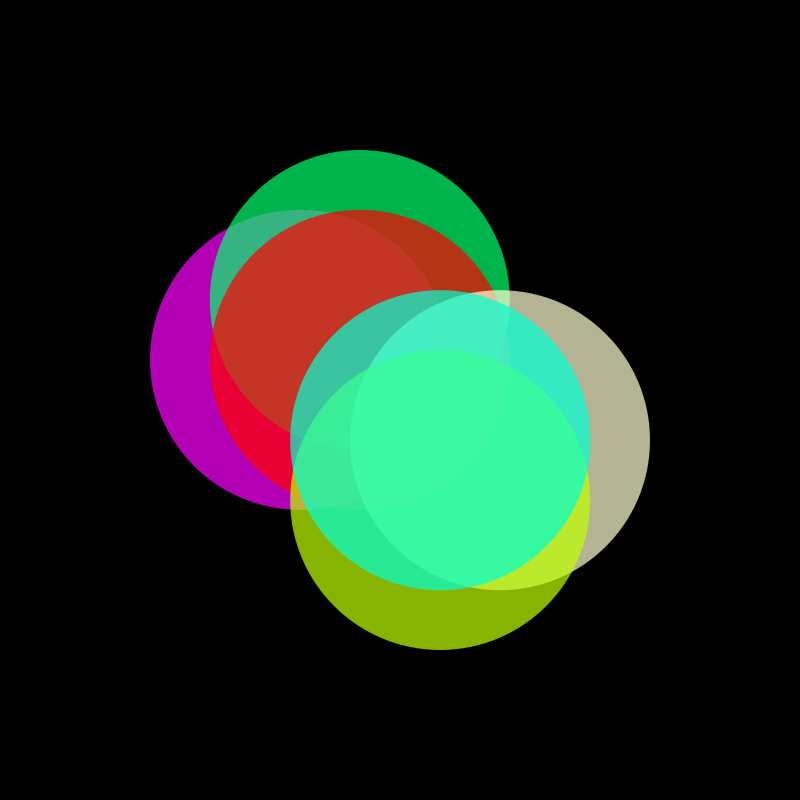
Frame 1 (no input)
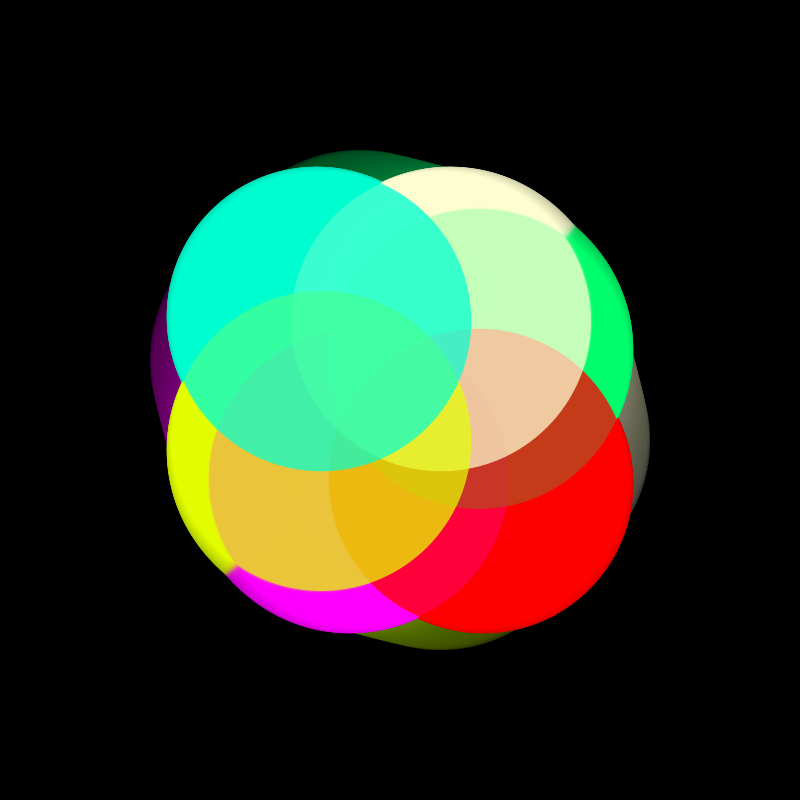
Frame 60 (the mouse pressed at the canvas centre just before this capture)
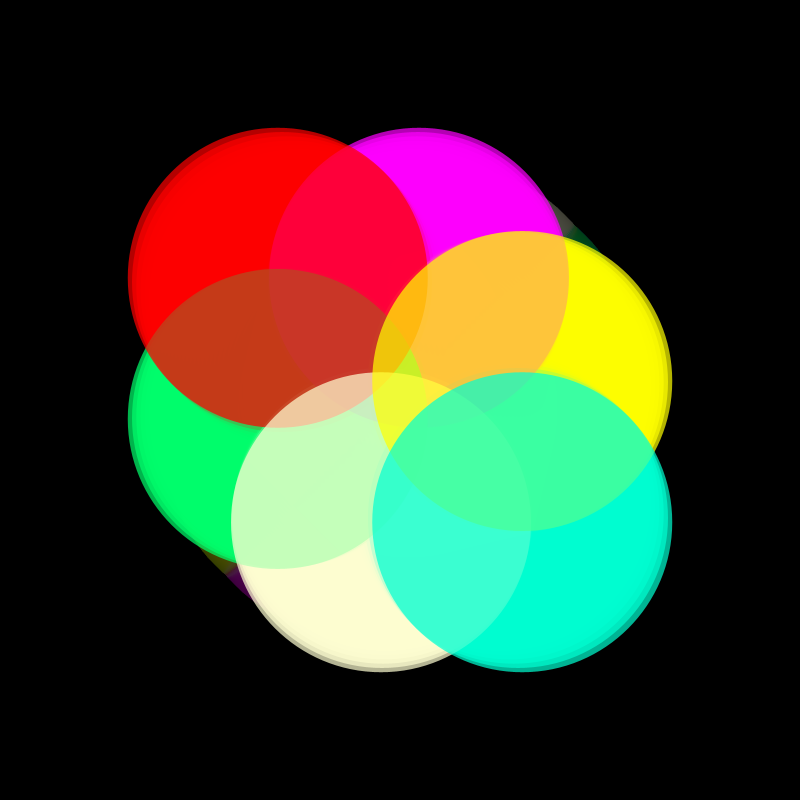
Frame 120 (the mouse held since frame 60 and released just before this capture)

The Processing sketch that drew these frames (run headless with seeded random() and noise(); from frame 60 on, the mouse is pressed at the canvas centre):

// Processing sketch: processing_79321
// ── processing_79321.pde

int Size = 300;
float pX= Size, pY=Y;
int speedX=1, speedY=1;
int i =250;
 
void setup()
{
  size(800, 800);
  background(0);
}

void draw()
{

  fill(0,5);
  rect(0, 0, width, height);
 
  pY = (sin(i*PI/120)+1 )*(width-Size)/3+Size/2;
  fill(255);
  noStroke();
  fill(pX*255, 0, 255, 180);
  ellipse(pX, pY, Size, Size);
  fill(0, 255,108, 180);
  ellipse(pY, pX, Size, Size);
  fill((pX*255/300), 0, 0, 180);
  ellipse(pY, pY, Size, Size);
  fill((pX*255/174), 255, 210, 180);
  ellipse(width-pX, height-pY, Size, Size);
  fill((pX*255/400), pX*255/300, 0, 180);
  ellipse(width-pY, height-pX, Size, Size);
  fill(0, pX*255/300, 210, 180);
  ellipse(width-pY, height-pY, Size, Size);
  
  
  pX += speedX;
  if (pX< Size || pX > width-Size)
    speedX = -speedX;
  i = i + speedY;
  if (i <= 180 || i >= 300)
    speedY = -speedY;
}
